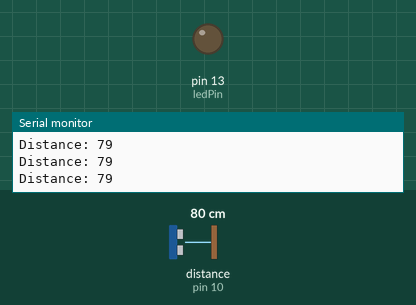
Simulated run of this sketch. Board: Arduino Uno, built with avr-gcc and run on an emulated ATmega328P. Shown: output pins drawn as LEDs (lit = HIGH), the last lines printed to the serial monitor. Wiring (inferred from the names in the program): ultrasonic range finder: trigger pin 9; echo pin 10. The inputs (shaded band) are chosen by the test bench; at power-on: distance to the obstacle (sensor on pin 10) 80 cm. The echo pulse lasts 58.3 µs per cm; pins used as bus, display or sensor lines are not drawn.

Above: at 1.3 s.
1.4 s: distance to the obstacle (sensor on pin 10) set to 33 cm
2.9 s: distance to the obstacle (sensor on pin 10) set to 26 cm
At 3.3 s:
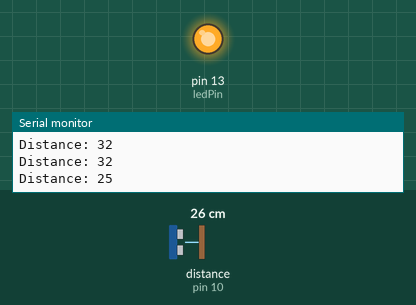
4.5 s: distance to the obstacle (sensor on pin 10) set to 35 cm
At 5.7 s:
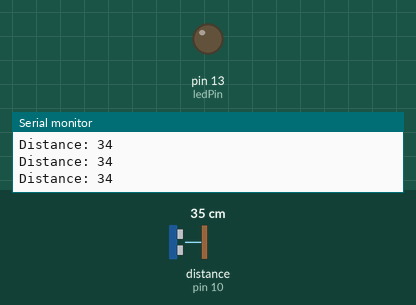
6.0 s: distance to the obstacle (sensor on pin 10) set to 2 cm
At 7.3 s:
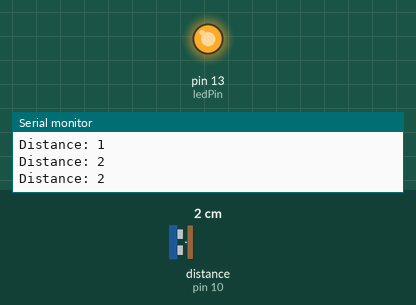
Timing chart, 0 to 8.5 s (numbered marks = the images above; inputs shaded):
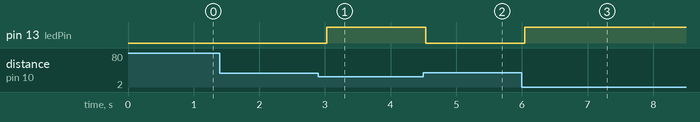

Measured:
- the behaviour switches between 31 and 30 cm on distance to the obstacle (sensor on pin 10) (found by bisection; images 0 and 1)
- after the input at 2.9 s, pin 13 (ledPin): LOW → HIGH after 0.13 s
- after the input at 4.5 s, pin 13 (ledPin): HIGH → LOW at once
- after the input at 6.0 s, pin 13 (ledPin): LOW → HIGH at once

The sketch:

ParkingSysProject.ino
```cpp
#define trigPin 9    // Ultrasonic sensor trigger pin
#define echoPin 10   // Ultrasonic sensor echo pin
#define ledPin 13    // LED to indicate parking safety

void setup() {
  pinMode(trigPin, OUTPUT);
  pinMode(echoPin, INPUT);
  pinMode(ledPin, OUTPUT);
  Serial.begin(9600);  // Initialize serial communication for debugging
}

void loop() {
  long duration, distance;

  // Clear the trigger pin
  digitalWrite(trigPin, LOW);
  delayMicroseconds(2);

  // Send a 10us pulse to trigger the ultrasonic sensor
  digitalWrite(trigPin, HIGH);
  delayMicroseconds(10);
  digitalWrite(trigPin, LOW);

  // Measure the time it takes for the echo to return
  duration = pulseIn(echoPin, HIGH);

  // Calculate the distance in centimeters (you can also convert it to inches)
  distance = (duration / 2) / 29.1; // Speed of sound is 343 meters/second or 29.1 microseconds per centimeter

  // Output the distance to the serial monitor (for debugging)
  Serial.print("Distance: ");
  Serial.println(distance);

  // Check if the distance is less than a threshold (e.g., 30 cm) for parking safety
  if (distance < 30) {
    digitalWrite(ledPin, HIGH); // Turn on the LED to indicate unsafe parking
  } else {
    digitalWrite(ledPin, LOW);  // Turn off the LED to indicate safe parking
  }

  // Add a delay before taking another reading (adjust as needed)
  delay(500); // 500ms delay between readings
}
```
